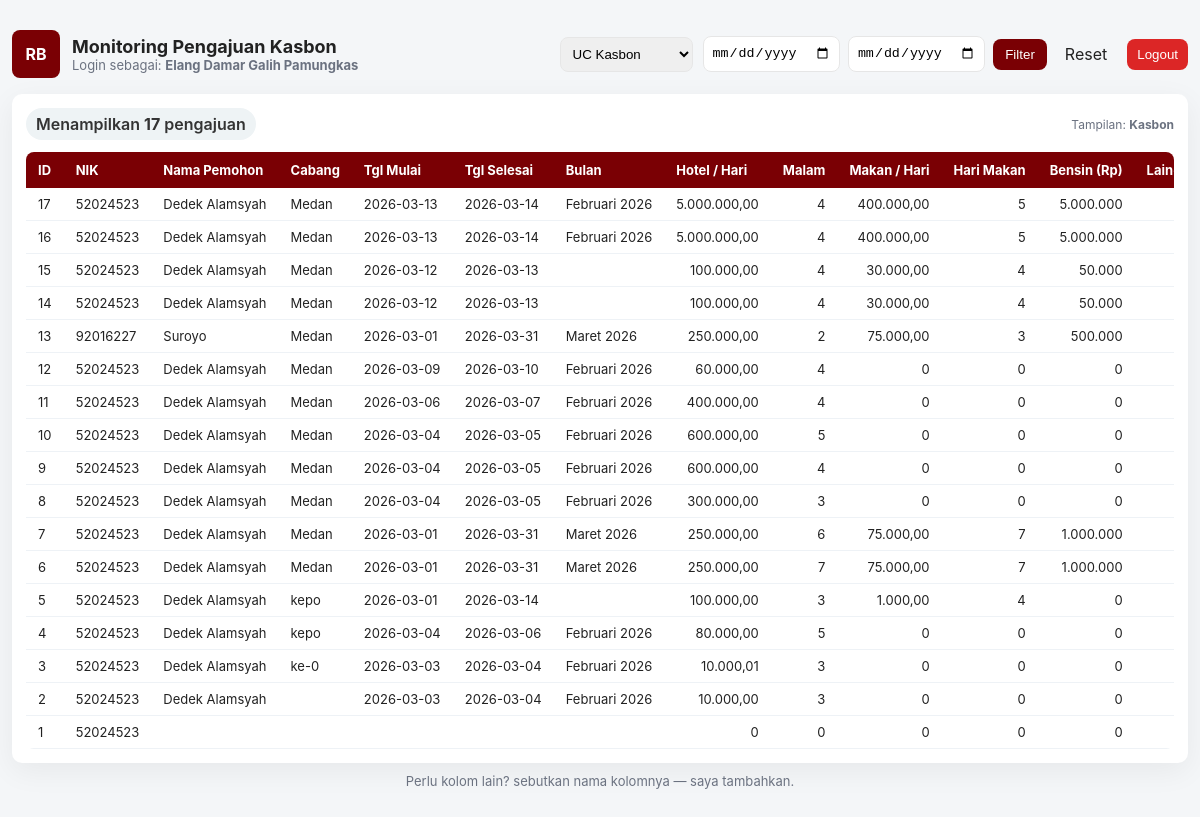
/admin_monitoring_kasbon.php (signed in), run on the app's committed database.
### tables this page shows
CREATE TABLE `uc_requests` (
  `id` int(11) NOT NULL,
  `user_id` int(11) NOT NULL,
  `requester_name` varchar(255) NOT NULL,
  `branch` varchar(120) DEFAULT NULL,
  `start_date` date DEFAULT NULL,
  `end_date` date DEFAULT NULL,
  `month_label` varchar(50) DEFAULT NULL,
  `title` varchar(255) DEFAULT NULL,
  `hotel_per_day` decimal(12,2) DEFAULT 0.00,
  `hotel_nights` int(11) DEFAULT 0,
  `meal_per_day` decimal(12,2) DEFAULT 0.00,
  `meal_days` int(11) DEFAULT 0,
  `fuel_amount` decimal(12,2) DEFAULT 0.00,
  `other_amount` decimal(12,2) DEFAULT 0.00,
  `total_amount` decimal(15,2) DEFAULT 0.00,
  `signature_path` varchar(255) DEFAULT NULL,
  `created_at` timestamp NOT NULL DEFAULT current_timestamp()
);

CREATE TABLE `users` (
  `id` int(10) UNSIGNED NOT NULL,
  `nik` varchar(32) NOT NULL,
  `username` varchar(50) NOT NULL,
  `nama` varchar(200) NOT NULL,
  `departemen` varchar(100) DEFAULT NULL,
  `cabang` varchar(100) DEFAULT NULL,
  `jabatan` varchar(150) DEFAULT NULL,
  `singkatan_nama` varchar(20) DEFAULT NULL,
  `password` varchar(255) NOT NULL,
  `uid` varchar(100) DEFAULT NULL,
  `created_at` datetime NOT NULL DEFAULT current_timestamp(),
  `role` varchar(20) NOT NULL DEFAULT 'user'
);

### admin_monitoring_kasbon.php (the view, shortened to what this page needs)
<?php
if (!isset($conn)) {
    $conn = new mysqli('127.0.0.1', 'root', '', 'reimb_db');
}
$conn->set_charset('utf8mb4');
function e($s){ return htmlspecialchars($s ?? '', ENT_QUOTES, 'UTF-8'); }
$from = trim($_GET['from'] ?? '');
$to = trim($_GET['to'] ?? '');
$where = [];
$where_sql = $where ? ('WHERE ' . implode(' AND ', $where)) : '';
$rows = [];
$sql = "
  SELECT uc_requests.*,
         users.nik AS nik,
         COALESCE(o.destinations, '') AS destinations,
         COALESCE(o.outlet_names, '') AS outlet_names,
         COALESCE(o.est_sales_sum, 0) AS est_sales_sum,
         COALESCE(o.est_sales_list, '') AS est_sales_list
  FROM uc_requests
  LEFT JOIN users
    ON users.id = uc_requests.user_id
  LEFT JOIN (
    SELECT request_id,
           GROUP_CONCAT(DISTINCT destination SEPARATOR ' | ') AS destinations,
           GROUP_CONCAT(DISTINCT outlet_name SEPARATOR ' | ') AS outlet_names,
           -- list est_sales (raw values) jika diperlukan
           GROUP_CONCAT(DISTINCT est_sales SEPARATOR ' | ') AS est_sales_list,
           -- total est_sales (numeric) — gunakan est_sales+0 untuk paksa numeric
           SUM(est_sales+0) AS est_sales_sum
    FROM uc_outlets
    GROUP BY request_id
  ) AS o
    ON o.request_id = uc_requests.id
  $where_sql
  ORDER BY uc_requests.id DESC
  LIMIT 1000
";
$res = $conn->query($sql);
if ($res === false) {
    $error_db = $conn->error;
} else {
    while ($r = $res->fetch_assoc()) $rows[] = $r;
}
?>
<!doctype html>
<html lang="id">
<head>
</head>
<body>
<div class="container">
  <div class="header">
    <div class="brand">
      <div class="logo">RB</div>
      <div>
        <h1 class="title">Monitoring Pengajuan Kasbon</h1>
        <div class="meta">Login sebagai: <strong><?= e($_SESSION['name'] ?? $_SESSION['username'] ?? 'Administrator') ?></strong></div>
      </div>
    </div>
    <div class="controls" aria-hidden="false">
      <select onchange="if(this.value) window.location.href=this.value" aria-label="Pilih monitoring">
        <option value="admin_monitoring_kasbon.php" selected>UC Kasbon</option>
      </select>
      <form method="get" style="margin:0;display:flex;gap:8px;align-items:center">
        <input type="date" name="from" value="<?= e($from) ?>" aria-label="Dari tanggal">
        <input type="date" name="to" value="<?= e($to) ?>" aria-label="Sampai tanggal">
        <button type="submit" class="btn">Filter</button>
        <a class="btn-ghost" href="admin_monitoring_kasbon.php" style="text-decoration:none;color:inherit;padding:8px 10px;border-radius:8px">Reset</a>
      </form>
      <form action="logout.php" method="post" style="margin:0">
        <button type="submit" style="background:#dc2626;color:#fff;padding:8px 10px;border-radius:8px;border:none">Logout</button>
      </form>
    </div>
  </div>
  <div class="card" role="main">
    <div style="display:flex;align-items:center;gap:12px;margin-bottom:12px;flex-wrap:wrap">
      <div class="count-badge">Menampilkan <strong><?= count($rows) ?></strong> pengajuan</div>
      <div class="row-right small-note">Tampilan: <strong>Kasbon</strong></div>
    </div>
    <div class="table-wrap" role="region" aria-label="Daftar Pengajuan Kasbon">
      <table class="table" role="table" aria-label="Daftar Pengajuan Kasbon">
        <thead>
          <tr>
            <th class="col-narrow">ID</th>
            <th class="col-narrow">NIK</th>
            <th>Nama Pemohon</th>
            <th class="col-medium">Cabang</th>
            <th class="col-narrow">Tgl Mulai</th>
            <th class="col-narrow">Tgl Selesai</th>
            <th class="col-narrow">Bulan</th>
            <th class="col-narrow">Hotel / Hari</th>
            <th class="col-narrow">Malam</th>
            <th class="col-narrow">Makan / Hari</th>
            <th class="col-narrow">Hari Makan</th>
            <th class="col-narrow">Bensin (Rp)</th>
            <th class="col-narrow">Lain-lain (Rp)</th>
          </tr>
        </thead>
        <tbody id="bodyList">
          <?php if (empty($rows)): ?>
            <tr><td colspan="19" style="text-align:center;padding:18px;color:#666">Tidak ada data pengajuan.</td></tr>
          <?php else: foreach ($rows as $r):
              $id = (int)($r['id'] ?? 0);
              $nik = isset($r['nik']) ? e($r['nik']) : (isset($r['user_id']) ? e($r['user_id']) : '-');
              $requester_name = isset($r['requester_name']) ? e($r['requester_name']) : (isset($r['nama']) ? e($r['nama']) : '-');
              $branch = isset($r['branch']) ? e($r['branch']) : (isset($r['cabang']) ? e($r['cabang']) : '');
              $start_date = isset($r['start_date']) ? e($r['start_date']) : (isset($r['tanggal']) ? e($r['tanggal']) : '');
              $end_date = isset($r['end_date']) ? e($r['end_date']) : '';
              $month_label = isset($r['month_label']) ? e($r['month_label']) : '';
              $hotel_per_day = isset($r['hotel_per_day']) ? (float)$r['hotel_per_day'] : 0;
              $hotel_nights = isset($r['hotel_nights']) ? (int)$r['hotel_nights'] : 0;
              $meal_per_day = isset($r['meal_per_day']) ? (float)$r['meal_per_day'] : 0;
              $meal_days = isset($r['meal_days']) ? (int)$r['meal_days'] : 0;
              $fuel_amount = isset($r['fuel_amount']) ? (float)$r['fuel_amount'] : 0;
              $other_amount = isset($r['other_amount']) ? (float)$r['other_amount'] : 0;
          ?>
          <tr>
            <td class="col-narrow"><?= e($id) ?></td>
            <td class="col-narrow"><?= $nik ?></td>
            <td><?= $requester_name ?></td>
            <td class="col-medium"><?= $branch ?></td>
            <td class="col-narrow"><?= $start_date ?></td>
            <td class="col-narrow"><?= $end_date ?></td>
            <td class="col-narrow"><?= $month_label ?></td>
            <td style="text-align:right"><?= $hotel_per_day>0 ? number_format($hotel_per_day,2,',','.') : '0' ?></td>
            <td style="text-align:right"><?= $hotel_nights ?></td>
            <td style="text-align:right"><?= $meal_per_day>0 ? number_format($meal_per_day,2,',','.') : '0' ?></td>
            <td style="text-align:right"><?= $meal_days ?></td>
            <td style="text-align:right"><?= $fuel_amount>0 ? number_format($fuel_amount,0,',','.') : '0' ?></td>
            <td style="text-align:right"><?= $other_amount>0 ? number_format($other_amount,0,',','.') : '0' ?></td>
          </tr>
          <?php endforeach; endif; ?>
        </tbody>
      </table>
    </div>
  </div>
  <div style="text-align:center;margin-top:10px;" class="small-muted">Perlu kolom lain? sebutkan nama kolomnya — saya tambahkan.</div>
</div>
</body>
</html>

### admin_monitoring_kasbon.php (style rules this page uses)
:root { --accent:#7a0004; --muted:#6b7280; --bg:#f4f6f8; --card:#fff; --radius:10px; --shadow:0 8px 30px rgba(0,0,0,0.06); --max-width:1300px; --table-min:1100px; }
* { box-sizing:border-box }
body { font-family:Inter, Arial, sans-serif;background:var(--bg);margin:0;color:#222 }
.container { max-width:var(--max-width);margin:18px auto;padding:12px }
.header { display:flex;align-items:center;justify-content:space-between;gap:12px;margin-bottom:16px;flex-wrap:wrap }
.brand { display:flex;align-items:center;gap:12px }
.logo { width:48px;height:48px;border-radius:8px;background:var(--accent);display:flex;align-items:center;justify-content:center;color:#fff;font-weight:700 }
.title { margin:0;font-size:18px }
.meta { font-size:13px;color:var(--muted) }
.card { background:var(--card);padding:14px;border-radius:var(--radius);box-shadow:var(--shadow) }
.controls { display:flex;gap:10px;align-items:center;flex-wrap:wrap }
select,input[type="date"],input[type="search"] { padding:8px;border-radius:8px;border:1px solid #e6e6e6 }
.table-wrap { width:100%;overflow-x:auto;border-radius:8px;margin-top:8px }
.table { width:100%;border-collapse:collapse;font-size:13px;min-width:var(--table-min) }
.table thead th { background:var(--accent);color:#fff;padding:10px 12px;text-align:left;position:sticky;top:0;z-index:4;white-space:nowrap }
.table tbody td { background:#fff;padding:8px 12px;border-bottom:1px solid #eef2f6;vertical-align:middle;white-space:nowrap }
.small-muted { color:var(--muted);font-size:13px }
button.btn { background:var(--accent);color:#fff;border:none;padding:8px 12px;border-radius:8px;cursor:pointer }
.count-badge { background:#eef3f5;padding:6px 10px;border-radius:999px;color:#333;font-weight:600 }
.row-right { margin-left:auto }
.small-note { font-size:12px;color:var(--muted) }
.col-narrow { max-width:140px;overflow:hidden;text-overflow:ellipsis;white-space:nowrap }
.col-medium { max-width:220px;overflow:hidden;text-overflow:ellipsis;white-space:nowrap }

### data on the page
uc_requests: id "17", user.nik "52024523", requester_name "Dedek Alamsyah", branch "Medan", start_date "2026-03-13", end_date "2026-03-14", month_label "Februari 2026", hotel_per_day "5.000.000,00", hotel_nights "4", meal_per_day "400.000,00", meal_days "5", fuel_amount "5.000.000"
uc_requests: id "16", user.nik "52024523", requester_name "Dedek Alamsyah", branch "Medan", start_date "2026-03-13", end_date "2026-03-14", month_label "Februari 2026", hotel_per_day "5.000.000,00", hotel_nights "4", meal_per_day "400.000,00", meal_days "5", fuel_amount "5.000.000"
uc_requests: id "15", user.nik "52024523", requester_name "Dedek Alamsyah", branch "Medan", start_date "2026-03-12", end_date "2026-03-13", hotel_per_day "100.000,00", hotel_nights "4", meal_per_day "30.000,00", meal_days "4", fuel_amount "50.000"
uc_requests: id "14", user.nik "52024523", requester_name "Dedek Alamsyah", branch "Medan", start_date "2026-03-12", end_date "2026-03-13", hotel_per_day "100.000,00", hotel_nights "4", meal_per_day "30.000,00", meal_days "4", fuel_amount "50.000"
uc_requests: id "13", user.nik "92016227", requester_name "Suroyo", branch "Medan", start_date "2026-03-01", end_date "2026-03-31", month_label "Maret 2026", hotel_per_day "250.000,00", hotel_nights "2", meal_per_day "75.000,00", meal_days "3", fuel_amount "500.000"
uc_requests: id "12", user.nik "52024523", requester_name "Dedek Alamsyah", branch "Medan", start_date "2026-03-09", end_date "2026-03-10", month_label "Februari 2026", hotel_per_day "60.000,00", hotel_nights "4", meal_per_day "0", meal_days "0", fuel_amount "0"
uc_requests: id "11", user.nik "52024523", requester_name "Dedek Alamsyah", branch "Medan", start_date "2026-03-06", end_date "2026-03-07", month_label "Februari 2026", hotel_per_day "400.000,00", hotel_nights "4", meal_per_day "0", meal_days "0", fuel_amount "0"
uc_requests: id "10", user.nik "52024523", requester_name "Dedek Alamsyah", branch "Medan", start_date "2026-03-04", end_date "2026-03-05", month_label "Februari 2026", hotel_per_day "600.000,00", hotel_nights "5", meal_per_day "0", meal_days "0", fuel_amount "0"
uc_requests: id "9", user.nik "52024523", requester_name "Dedek Alamsyah", branch "Medan", start_date "2026-03-04", end_date "2026-03-05", month_label "Februari 2026", hotel_per_day "600.000,00", hotel_nights "4", meal_per_day "0", meal_days "0", fuel_amount "0"
uc_requests: id "8", user.nik "52024523", requester_name "Dedek Alamsyah", branch "Medan", start_date "2026-03-04", end_date "2026-03-05", month_label "Februari 2026", hotel_per_day "300.000,00", hotel_nights "3", meal_per_day "0", meal_days "0", fuel_amount "0"
uc_requests: id "7", user.nik "52024523", requester_name "Dedek Alamsyah", branch "Medan", start_date "2026-03-01", end_date "2026-03-31", month_label "Maret 2026", hotel_per_day "250.000,00", hotel_nights "6", meal_per_day "75.000,00", meal_days "7", fuel_amount "1.000.000"
uc_requests: id "6", user.nik "52024523", requester_name "Dedek Alamsyah", branch "Medan", start_date "2026-03-01", end_date "2026-03-31", month_label "Maret 2026", hotel_per_day "250.000,00", hotel_nights "7", meal_per_day "75.000,00", meal_days "7", fuel_amount "1.000.000"
uc_requests: id "5", user.nik "52024523", requester_name "Dedek Alamsyah", branch "kepo", start_date "2026-03-01", end_date "2026-03-14", hotel_per_day "100.000,00", hotel_nights "3", meal_per_day "1.000,00", meal_days "4", fuel_amount "0"
uc_requests: id "4", user.nik "52024523", requester_name "Dedek Alamsyah", branch "kepo", start_date "2026-03-04", end_date "2026-03-06", month_label "Februari 2026", hotel_per_day "80.000,00", hotel_nights "5", meal_per_day "0", meal_days "0", fuel_amount "0"
uc_requests: id "3", user.nik "52024523", requester_name "Dedek Alamsyah", branch "ke-0", start_date "2026-03-03", end_date "2026-03-04", month_label "Februari 2026", hotel_per_day "10.000,01", hotel_nights "3", meal_per_day "0", meal_days "0", fuel_amount "0"
uc_requests: id "2", user.nik "52024523", requester_name "Dedek Alamsyah", start_date "2026-03-03", end_date "2026-03-04", month_label "Februari 2026", hotel_per_day "10.000,00", hotel_nights "3", meal_per_day "0", meal_days "0", fuel_amount "0"
uc_requests: id "1", user.nik "52024523", hotel_per_day "0", hotel_nights "0", meal_per_day "0", meal_days "0", fuel_amount "0"

### other printed values
$_SESSION['name'] "Elang Damar Galih Pamungkas"
count($rows) "17"
